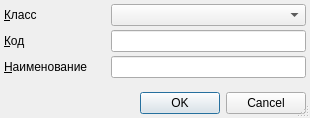
<?xml version="1.0" encoding="UTF-8"?>
<ui version="4.0">
 <class>ItemEditorDialog</class>
 <widget class="QDialog" name="ItemEditorDialog">
  <property name="geometry">
   <rect>
    <x>0</x>
    <y>0</y>
    <width>310</width>
    <height>118</height>
   </rect>
  </property>
  <property name="windowTitle">
   <string>ChangeMe!</string>
  </property>
  <property name="sizeGripEnabled">
   <bool>true</bool>
  </property>
  <layout class="QGridLayout" name="gridLayout">
   <property name="margin">
    <number>4</number>
   </property>
   <property name="spacing">
    <number>4</number>
   </property>
   <item row="0" column="0">
    <widget class="QLabel" name="lblClass">
     <property name="text">
      <string>&amp;Класс</string>
     </property>
     <property name="buddy">
      <cstring>cmbClass</cstring>
     </property>
    </widget>
   </item>
   <item row="0" column="1">
    <widget class="CRBComboBox" name="cmbClass"/>
   </item>
   <item row="1" column="0">
    <widget class="QLabel" name="lblCode">
     <property name="text">
      <string>&amp;Код</string>
     </property>
     <property name="buddy">
      <cstring>edtCode</cstring>
     </property>
    </widget>
   </item>
   <item row="1" column="1">
    <widget class="QLineEdit" name="edtCode"/>
   </item>
   <item row="2" column="0">
    <widget class="QLabel" name="lblName">
     <property name="text">
      <string>&amp;Наименование</string>
     </property>
     <property name="buddy">
      <cstring>edtName</cstring>
     </property>
    </widget>
   </item>
   <item row="2" column="1">
    <widget class="QLineEdit" name="edtName"/>
   </item>
   <item row="3" column="0">
    <spacer>
     <property name="orientation">
      <enum>Qt::Vertical</enum>
     </property>
     <property name="sizeHint" stdset="0">
      <size>
       <width>103</width>
       <height>16</height>
      </size>
     </property>
    </spacer>
   </item>
   <item row="4" column="0" colspan="2">
    <widget class="QDialogButtonBox" name="buttonBox">
     <property name="orientation">
      <enum>Qt::Horizontal</enum>
     </property>
     <property name="standardButtons">
      <set>QDialogButtonBox::Cancel|QDialogButtonBox::Ok</set>
     </property>
    </widget>
   </item>
  </layout>
 </widget>
 <customwidgets>
  <customwidget>
   <class>CRBComboBox</class>
   <extends>QComboBox</extends>
   <header>library/crbcombobox.h</header>
  </customwidget>
 </customwidgets>
 <tabstops>
  <tabstop>cmbClass</tabstop>
  <tabstop>edtCode</tabstop>
  <tabstop>edtName</tabstop>
  <tabstop>buttonBox</tabstop>
 </tabstops>
 <resources/>
 <connections>
  <connection>
   <sender>buttonBox</sender>
   <signal>accepted()</signal>
   <receiver>ItemEditorDialog</receiver>
   <slot>accept()</slot>
   <hints>
    <hint type="sourcelabel">
     <x>166</x>
     <y>167</y>
    </hint>
    <hint type="destinationlabel">
     <x>117</x>
     <y>106</y>
    </hint>
   </hints>
  </connection>
  <connection>
   <sender>buttonBox</sender>
   <signal>rejected()</signal>
   <receiver>ItemEditorDialog</receiver>
   <slot>reject()</slot>
   <hints>
    <hint type="sourcelabel">
     <x>246</x>
     <y>167</y>
    </hint>
    <hint type="destinationlabel">
     <x>247</x>
     <y>107</y>
    </hint>
   </hints>
  </connection>
 </connections>
</ui>
